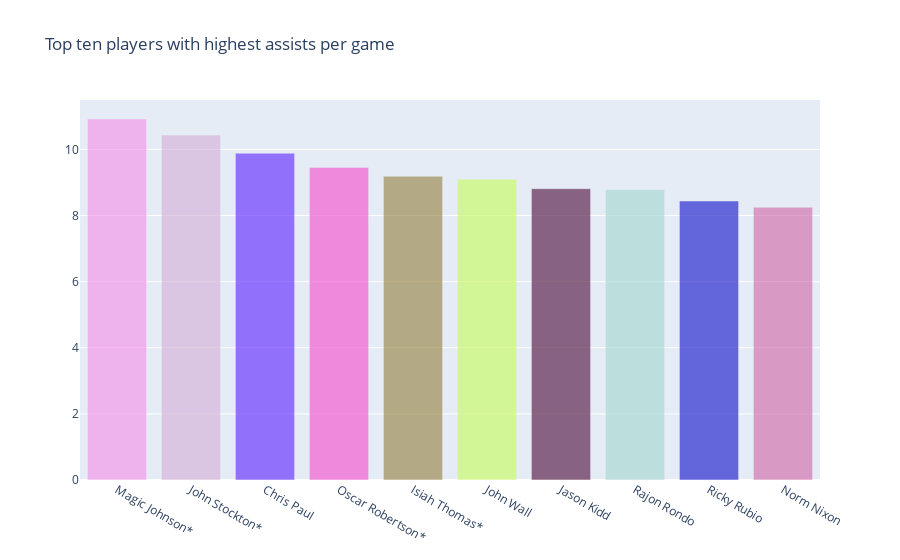

This figure's notebook cell:
### Code cell
trace0 = go.Bar(
    x=apg['player'].head(10),
    y=apg['APG'].head(10),
    marker=dict(
        color=random_colors(10),
    ),
    opacity =0.6
)

data =[trace0]
layout=go.Layout(
    title="Top ten players with highest assists per game",
)

fig = go.Figure(data=data, layout=layout)
py.iplot(fig, filename='text-hover-bar')

### Figure 1 — Plotly figure (JSON) as saved in the notebook; plotly's stock layout.template omitted (floating-point values rounded to 4 significant figures)
{"data": [{"marker": {"color": ["#F58DE8", "#D4AED5", "#5B20FF", "#F448CB", "#957E3B", "#C7FB57", "#4A0736", "#A1D6CE", "#0D0CC8", "#D065A5"]}, "opacity": 0.6, "type": "bar", "x": ["Magic Johnson*", "John Stockton*", "Chris Paul", "Oscar Robertson*", "Isiah Thomas*", "John Wall", "Jason Kidd", "Rajon Rondo", "Ricky Rubio", "Norm Nixon"], "y": [10.92, 10.43, 9.885, 9.451, 9.188, 9.097, 8.812, 8.788, 8.44, 8.249]}], "layout": {"title": {"text": "Top ten players with highest assists per game"}}}
